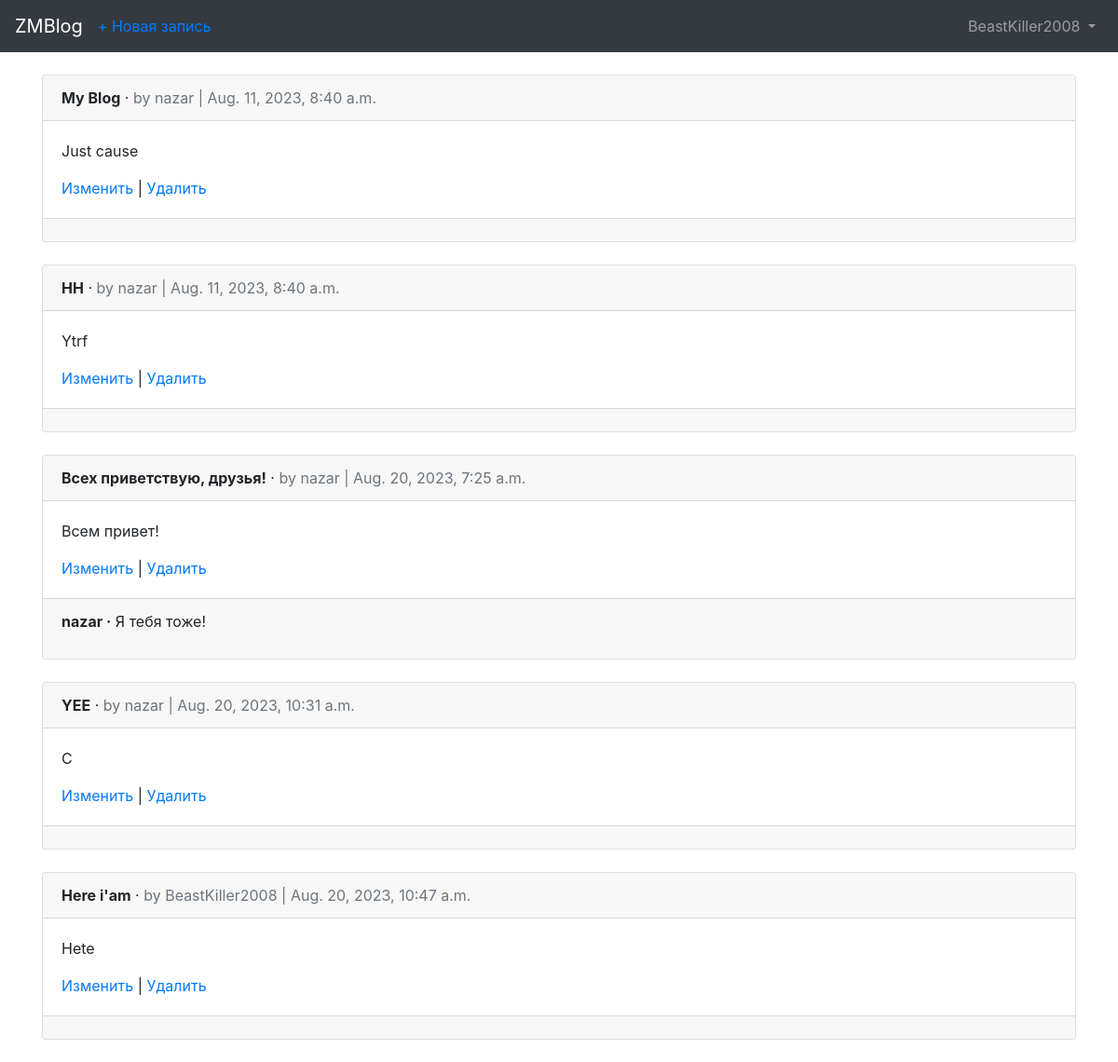
Screenshot of /articles/ (signed in) with the database file from the repository.
### users/models.py (models this page shows)
class CustomUser(AbstractUser):
    age = models.PositiveIntegerField(default=0)

### articles/models.py (models this page shows, shortened)
class Article(models.Model):
    title = models.CharField(max_length=255)
    body = models.TextField()
    date = models.DateTimeField(auto_now_add=True)
    author = models.ForeignKey(
        get_user_model(),
        on_delete=models.CASCADE,
    )

class Comment(models.Model):
    article = models.ForeignKey(
        Article,
        on_delete=models.CASCADE,
        related_name='comments',
    )
    comment = models.CharField(max_length=140)
    author = models.ForeignKey(
        get_user_model(),
        on_delete=models.CASCADE,
    )
    def __str__(self):
        return self.comment

### articles/views.py (the view)
# urls.py: path('', views.ArticleListView.as_view(), name = 'article_list'),
class ArticleListView(LoginRequiredMixin, ListView):
    model = Article
    template_name = 'article_list.html'
    login_url = 'login'

### templates/article_list.html (shortened to what this page needs)
{% extends 'base.html' %}
{% block content %}
  {% for article in object_list %}
    <div class="card">
      <div class="card-header">
        <span class="font-weight-bold">{{ article.title }}</span> &middot;
        <span class="text-muted">by {{ article.author }} | {{ article.date }}</span>
      </div>
      <div class="card-body">
        <p>{{ article.body }}</p>
        <a href="{% url 'article_edit' article.pk %}">Изменить</a> |
        <a href="{% url 'article_delete' article.pk %}">Удалить</a>
      </div>
      <div class="card-footer">
        {% for comment in article.comments.all %}
          <p>
            <span class="font-weight-bold">{{ comment.author }} &middot;</span>
            {{ comment }}
          </p>
        {% endfor %}
      </div>
    </div>
    <br />
  {% endfor %}
{% endblock content %}

### templates/base.html (shortened to what this page needs)
<!doctype html>
<html lang="en">
  <head>
    <link rel="stylesheet" href="https://stackpath.bootstrapcdn.com/bootstrap/4.1.3/css/bootstrap.min.css">
  </head>
  <body>
    <nav class="navbar navbar-expand-md navbar-dark bg-dark mb-4">
      <a class="navbar-brand" href="{% url 'home' %}">ZMBlog</a>
      {% if user.is_authenticated %}
        <ul class="navbar-nav mr-auto">
          <li class="nav-item"><a href="{% url 'article_new' %}">+ Новая запись</a></li>
        </ul>
      {% endif %}
      <div class="collapse navbar-collapse" id="navbarCollapse">
        {% if user.is_authenticated %}
          <ul class="navbar-nav ml-auto">
            <li class="nav-item">
              <a class="nav-link dropdown-toggle" href="#" id="userMenu" data-toggle="dropdown" aria-haspopup="true" aria-expanded="false">
                {{ user.username }}
              </a>
            </li>
          </ul>
        {% endif %}
      </div>
    </nav>
    <div class="container">
      {% block content %}
      {% endblock content %}
    </div>
  </body>
</html>

### rows the page displays
CustomUser: username "BeastKiller2008"
Article: title "My Blog", author "nazar", date "Aug. 11, 2023, 8:40 a.m.", body "Just cause"
Article: title "HH", author "nazar", date "Aug. 11, 2023, 8:40 a.m.", body "Ytrf"
Article: title "Всех приветствую, друзья!", author "nazar", date "Aug. 20, 2023, 7:25 a.m.", body "Всем привет!"
Comment: author "nazar", comment "Я тебя тоже!"
Article: title "YEE", author "nazar", date "Aug. 20, 2023, 10:31 a.m.", body "C"
Article: title "Here i'am", author "BeastKiller2008", date "Aug. 20, 2023, 10:47 a.m.", body "Hete"
